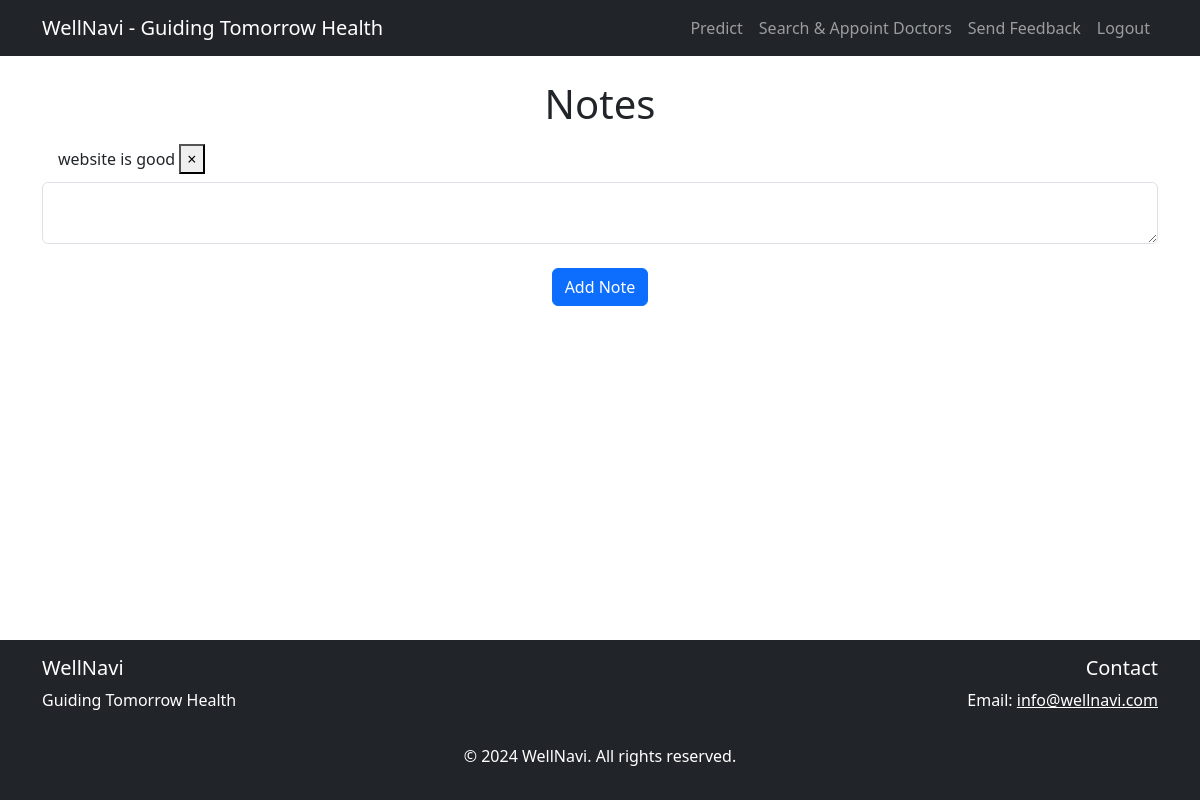
/ (signed in), run on an earlier commit of the app's database.
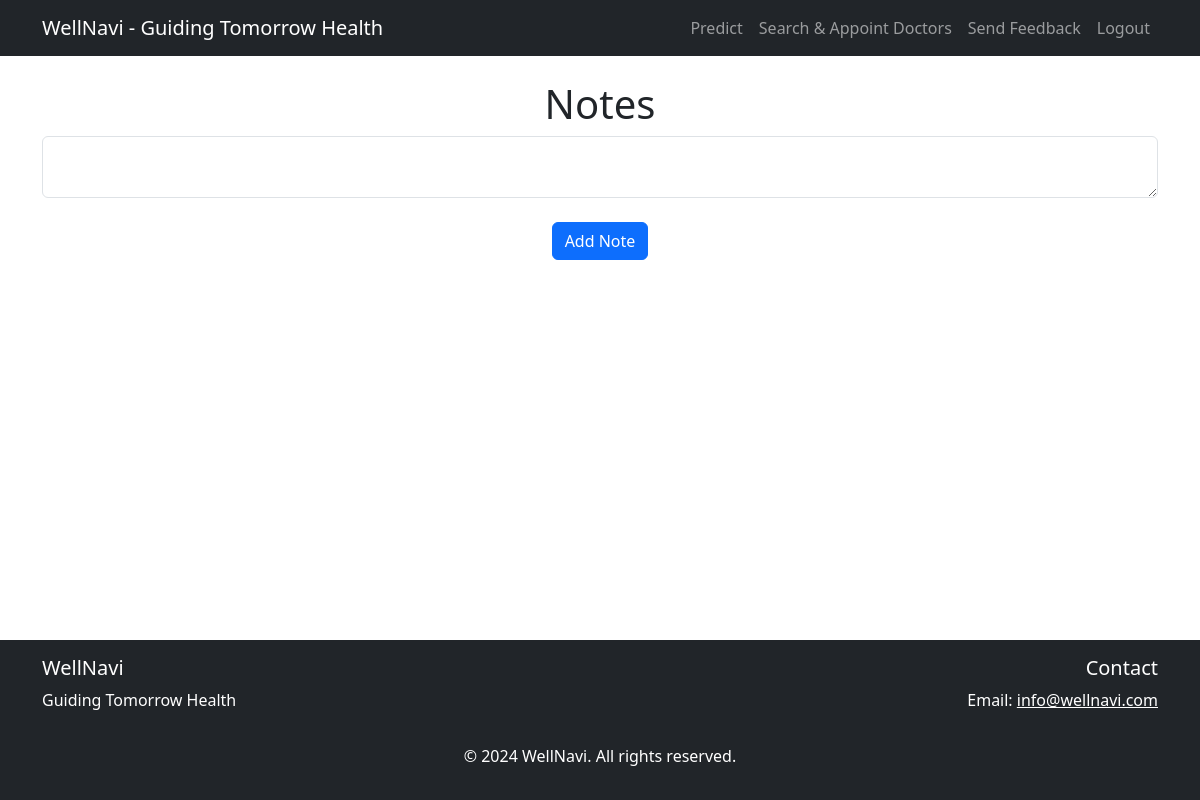
And on a later commit of the database.
### website/models.py (models this page shows)
class Note(db.Model):
    id = db.Column(db.Integer, primary_key=True)
    data = db.Column(db.String(200), nullable=False)
    user_id = db.Column(db.Integer, db.ForeignKey('user.id'), nullable=False)

### website/views.py (the view, shortened to what this page needs)
@views.route('/', methods=['GET', 'POST'])
@login_required
def home():
    return render_template("home.html", user=current_user)

### website/__init__.py (called while the page is built)
def create_app():
    app = Flask(__name__)
    app.config['SECRET_KEY'] = 'hjshjhdjah kjshkjdhjs'
    app.config['SQLALCHEMY_DATABASE_URI'] = f'sqlite:///{DB_NAME}'
    db.init_app(app)
    from .views import views
    from .auth import auth
    app.register_blueprint(views, url_prefix='/')
    app.register_blueprint(auth, url_prefix='/')
    from .models import User, Note, Admin
    with app.app_context():
        create_database(app)
    login_manager = LoginManager()
    login_manager.login_view = 'auth.login'
    login_manager.init_app(app)
    @login_manager.user_loader
    def load_user(user_id):
        admin = Admin.query.get(int(user_id))
        if admin:
            return admin
        return User.query.get(int(user_id))
    return app

### website/templates/home.html
{% extends "base.html" %} {% block title %}Home{% endblock %} {% block content
%}
<h1 class="text-center">Notes</h1>
<ul class="list-group list-group-flush" id="notes">
  {% for note in user.notes %}
  <li class="list-group-item">
    {{ note.data }}
    <button type="button" class="close" onClick="deleteNote({{ note.id }})">
      <span aria-hidden="true">&times;</span>
    </button>
  </li>
  {% endfor %}
</ul>
<form method="POST">
  <textarea name="note" id="note" class="form-control"></textarea>
  <br />
  <div class="text-center">
    <button type="submit" class="btn btn-primary">Add Note</button>
  </div>
</form>
{% endblock %}

What changed in the data, as far as the page shows it:
removed Note: data "website is good"
